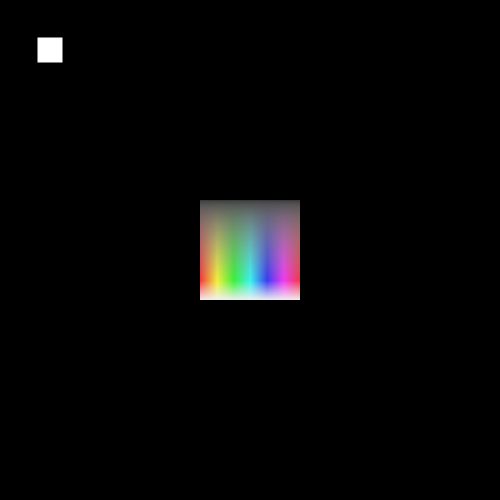
Frame 1 (no input)
Frame 60 (the mouse pressed at the canvas centre just before this capture): identical to frame 1, image omitted
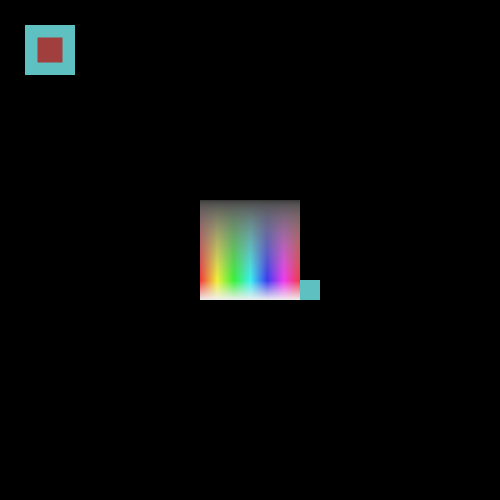
Frame 120 (the mouse held since frame 60 and released just before this capture)

The Processing sketch that drew these frames (run headless with seeded random() and noise(); from frame 60 on, the mouse is pressed at the canvas centre):

// Processing sketch: ImagePaletteClass
// ── ImagePaletteClass.pde
Palette palette;

void setup() {
  size(500, 500);
  palette=new Palette(200, 200, 100, 100);
  palette.load();
}

void draw() {

  background(0);

  palette.display();
  palette.update();
  palette.displaySample();

  rectMode(CENTER);
  fill(palette.returnColor());
  rect(50, 50, 50, 50);
  fill(255-palette.returnRGB()[0], 255-palette.returnRGB()[1], 255-palette.returnRGB()[2]);
  rect(50, 50, 25, 25);
}

void keyReleased() {
  palette.changePalette();
}


//Palette class
class Palette {
  int topcornerx, topcornery;
  int dimx, dimy;
  float maxxpos, maxypos;
  PImage palette1, palette2;
  boolean paletteSwitch, active;
  float r, g, b;
  color c;
  //display must be called before update
  //check in draw if active is true before calling returnRGB
  //call changePalette() in void keyReleased()

  Palette (int ttopcornerx, int ttopcornery, int tdimx, int tdimy) {
    topcornerx=ttopcornerx; 
    topcornery=ttopcornery;
    dimx=tdimx; 
    dimy=tdimy;
    maxxpos=topcornerx+dimx; 
    maxypos=topcornery+dimy;
    //can display one of 2 palettes, one with the whole visible spectrum and one more binary
  }


  void load() {
    if (width<dimx || height<dimy) size(max(dimx, width), max(dimy, height));
    int W=dimx;
    int H=dimy;

    noStroke();
    colorMode(HSB, W, H, H);
    for (int i = 0; i < W; i++) {
      for (int j = 0; j < 4*H/5; j++) {
        stroke(i, H*pow( (float)j / (4*(float)H/5), .65 ), 
        H*pow( (float)j / (4*(float)H/5), .65 ));
        point(i, j);
      }
      for (int j = 4*H/5; j < H; j++) {
        stroke(i, H-(j-4*H/5)*5, H);
        point(i, j);
      }
    }

    palette1=get(0, 0, W, H);

    float Wi=(float)dimx;
    float Hi=(float)dimy;
    int numc=7;
    
    noStroke();
    colorMode(RGB, 255);
    for (int j=0; j<numc; j++) {
      fill(j*255/(numc-1));
      rect(j*Wi/numc, 0, Wi/numc, Hi/4);
    }

    colorMode(HSB, 360, 100, 100);
    for (int j=0; j<numc; j++) {
      fill(j*360/numc, 100, 50); 
      rect(j*Wi/numc, Hi/4, Wi/numc, Hi/4);
    }
    for (int j=0; j<numc; j++) {
      fill(j*360/numc, 100, 100); 
      rect(j*Wi/numc, 2*Hi/4, Wi/numc, Hi/4);
    }
    for (int j=0; j<numc; j++) {
      fill(j*360/numc, 50, 100); 
      rect(j*Wi/numc, 3*Hi/4, Wi/numc, Hi/4);
    }

    palette2=get(0, 0, (int)Wi, (int)Hi);
    colorMode(RGB, 255);
  }


  void update() {

    if (mousePressed) {

      if (mouseX>topcornerx && mouseX<maxxpos && mouseY>topcornery && mouseY<maxypos) {
        active=true;
        c=get(mouseX, mouseY);
        r= c >> 16 & 0xFF;
        //this code extracts the red value (from 0 to 255) from the color c
        //it's equivalent to     r=red(c);         only it's faster
        g= c >> 8 & 0xFF;
        b= c & 0xFF;
      }
    } 
    else {
      active=false;
    }
  }


  void display() {
    rectMode(CORNER);
    if (paletteSwitch) image(palette2, topcornerx, topcornery, dimx, dimy);
    else image(palette1, topcornerx, topcornery, dimx, dimy);
  }

  void displaySample() {
    rectMode(CORNER);
    fill(c);
    rect(maxxpos, maxypos-dimy/5, dimx/5, dimy/5);
  }

  void changePalette() {
    if (key=='p') paletteSwitch=!paletteSwitch;
  }

  float[] returnRGB() {
    float[] RGBvalues= {
      r, g, b
    };
    return RGBvalues;
  }

  color returnColor() {
    return c;
  }
}
